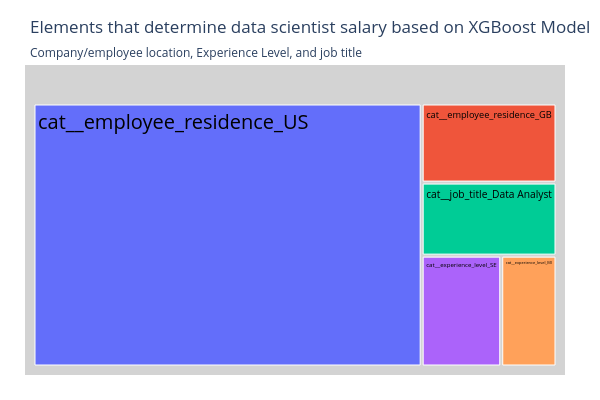

Notebook source saved alongside this figure:
### Code cell
fig = px.treemap(
    importance_df.head(5),
    path=['Feature'],
    values='Importance',
    title='Elements that determine data scientist salary based on XGBoost Model',
    subtitle='Company/employee location, Experience Level, and job title')

fig.update_traces(
    root_color="lightgrey",
    textinfo = 'label',
    textfont=dict(size=20, color='black')
)
fig.update_layout(margin = dict(t=65, l=25, r=35, b=25),
    height=400,
    width=600
)

### Figure 1 — Plotly figure (JSON) as saved in the notebook; plotly's stock layout.template omitted (floating-point values rounded to 4 significant figures)
{"data": [{"branchvalues": "total", "domain": {"x": [0, 1], "y": [0, 1]}, "hovertemplate": "labels=%{label}<br>Importance=%{value}<br>parent=%{parent}<br>id=%{id}<extra></extra>", "ids": ["cat__employee_residence_US", "cat__employee_residence_GB", "cat__job_title_Data Analyst", "cat__experience_level_SE", "cat__experience_level_MI"], "labels": ["cat__employee_residence_US", "cat__employee_residence_GB", "cat__job_title_Data Analyst", "cat__experience_level_SE", "cat__experience_level_MI"], "name": "", "parents": ["", "", "", "", ""], "root": {"color": "lightgrey"}, "textfont": {"color": "black", "size": 20}, "textinfo": "label", "type": "treemap", "values": [100700000000.0, 10520000000.0, 9715000000.0, 8699000000.0, 6042000000.0]}], "layout": {"height": 400, "legend": {"tracegroupgap": 0}, "margin": {"b": 25, "l": 25, "r": 35, "t": 65}, "title": {"subtitle": {"text": "Company/employee location, Experience Level, and job title"}, "text": "Elements that determine data scientist salary based on XGBoost Model"}, "width": 600}}
